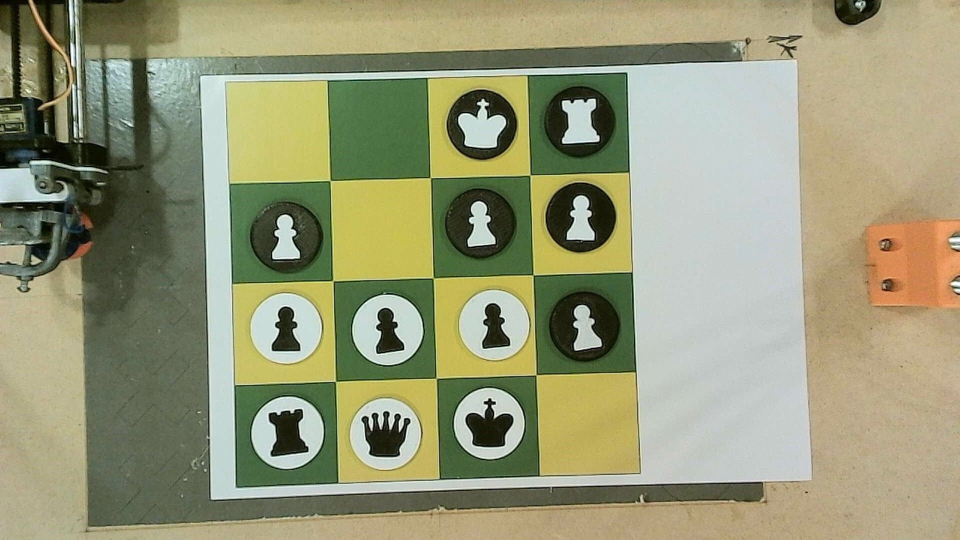
#> input picture core/cv/assets/storage/testing-chessboards/5.jpg, 1920 x 1080 px, found by its file name (shown at 1/2 size)
$ python use_main.py
#> lines starting #> are read from the running program, lines starting #| are printed output that depends on the picture; after the words box and inside, x2 and y2 are one past the last pixel; in counts of white or black regions, pixels touching at a corner belong together
### cv+ia/cv/main.py
"""
Módulo principal do sistema de visão computacional para detecção de peças de xadrez
"""
import cv2
import numpy as np
import argparse
import os
import platform
import json
from cv.modules.board_processing import process_board_image, visualize_board_and_pieces

def show_with_matplotlib(image, title="Detecção de Tabuleiro e Peças"):
    """
    Exibe uma imagem usando matplotlib ao invés do OpenCV.
    Esta função é mais confiável no Linux.
    """
    import matplotlib.pyplot as plt
    from matplotlib.backends.backend_agg import FigureCanvasAgg as FigureCanvas

    # Converter de BGR para RGB (OpenCV usa BGR, matplotlib usa RGB)
    rgb_image = cv2.cvtColor(image, cv2.COLOR_BGR2RGB)

    # Criar figura e mostrar imagem
    plt.figure(figsize=(12, 10))
    plt.imshow(rgb_image)
    plt.title(title)
    plt.axis('off')  # Ocultar eixos
    plt.tight_layout()
    plt.show()

def generate_chess_notation_matrix(squares, rows=4, cols=4):
    """
    Gera uma matriz de notação de peças de xadrez (WP, WR, WQ, WK, BP, BR, BQ, BK)
    a partir das informações dos quadrados detectados.

    Args:
        squares: Lista de informações dos quadrados
        rows: Número de linhas do tabuleiro
        cols: Número de colunas do tabuleiro

    Returns:
        matriz: Matriz com notação das peças
        matriz_json: Representação JSON da matriz
    """
    # Inicializar matriz com espaços vazios
    matriz = [['' for _ in range(cols)] for _ in range(rows)]

    # Mapear cada quadrado para sua posição na matriz
    for square in squares:
        row, col = square['position']

        if square['contains_piece']:
            piece_color = square['piece_color']
            piece_type = "P"  # Default para peão (Pawn)

            # Verificar se temos informação do tipo da peça
            if 'piece_info' in square and 'type' in square['piece_info']:
                piece_type_val = square['piece_info']['type']
                if piece_type_val == 'pawn':
                    piece_type = "P"
                elif piece_type_val == 'rook':
                    piece_type = "R"
                elif piece_type_val == 'queen':
                    piece_type = "Q"
                elif piece_type_val == 'king':
                    piece_type = "K"

            # Prefixar com W para branco ou B para preto
            if piece_color == 'white':
                notation = f"{piece_type}"
            elif piece_color == 'black':
                notation = f"{piece_type.lower()}"
            else:
                notation = "??"  # Peça com cor indeterminada

            matriz[row][col] = notation
        else:
            # Quadrado vazio
            matriz[row][col] = "."

    # Criar representação JSON das posições
    matriz_json = []
    for r in range(rows):
        row_data = []
        for c in range(cols):
            square_data = {
                "position": f"{chr(65+c)}{rows-r}",  # A1, B2, etc.
                "piece": matriz[r][c] if matriz[r][c] != ".." else None
            }
            row_data.append(square_data)
        matriz_json.append(row_data)

    return matriz, matriz_json

# [28 lines left out: function print_chess_matrix, not called in this run]

def detect_chess_position(image_path, visualize=False, save_all=False, save_matrix=False, output_dir="output"):
    """
    Detecta a posição das peças no tabuleiro de xadrez a partir de uma imagem.

    Args:
        image_path (str): Caminho para a imagem do tabuleiro
        visualize (bool): Se True, exibe a visualização do tabuleiro
        save_all (bool): Se True, salva todas as imagens intermediárias
        save_matrix (bool): Se True, salva a matriz de peças em JSON
        output_dir (str): Diretório para salvar os resultados

    Returns:
        dict: Dicionário contendo a matriz de peças, JSON correspondente e resultado da detecção
    """
#> called with image_path = 'assets/storage/testing-chessboards/5.jpg', visualize = True, save_all = False, save_matrix = False, output_dir = 'output'
    # Verificar se o arquivo existe
    if not os.path.exists(image_path):
        print(f"❌ Arquivo não encontrado: {image_path}")
        return None

    frame = cv2.imread(image_path)
#> frame is the input picture: shape (1080, 1920, 3); mean B, G, R 119.6, 152.2, 151.2

    if frame is None:
        print(f"❌ Não foi possível carregar a imagem: {image_path}")
        return None

    # Criar diretório de saída se não existir
    if (save_all or save_matrix) and not os.path.exists(output_dir):
        os.makedirs(output_dir)

    # Processar a imagem
    warped_board, squares, corners = process_board_image(frame)

    if warped_board is None:
        print("❌ Falha ao detectar o tabuleiro. Verifique a imagem e tente novamente.")
        return None

    # Gerar matriz de notação de xadrez
    matriz, matriz_json = generate_chess_notation_matrix(squares)

    # Salvar matriz em formato JSON se solicitado
    if save_matrix:
        base_filename = os.path.basename(image_path).split('.')[0]
        json_path = f"{output_dir}/{base_filename}_chess_matrix.json"

        with open(json_path, 'w') as json_file:
            json.dump(matriz_json, json_file, indent=2)

    # Preparar resultado para retorno
    result = {
        "matriz": matriz,
        "matriz_json": matriz_json,
        "total_squares": len(squares),
        "pieces_count": sum(1 for s in squares if s['contains_piece']),
        "white_pieces": sum(1 for s in squares if s['piece_color'] == 'white'),
        "black_pieces": sum(1 for s in squares if s['piece_color'] == 'black'),
    }

    # Visualização opcional
    if visualize:
        # Criar visualização do tabuleiro e peças
        board_visualization = visualize_board_and_pieces(frame, warped_board, squares, corners)

        # Redimensionar para exibição
        scale_percent = 40  # Porcentagem do tamanho original
        width = int(board_visualization.shape[1] * scale_percent / 100)
        height = int(board_visualization.shape[0] * scale_percent / 100)

        board_viz_resized = cv2.resize(board_visualization, (width, height))

        # Salvar imagens se solicitado
        if save_all:
            base_filename = os.path.basename(image_path).split('.')[0]
            output_path = f"{output_dir}/{base_filename}_board_detection.jpg"
            cv2.imwrite(output_path, board_visualization)
            result["detection_image_path"] = output_path

        # Detectar automaticamente Linux ou usar opção explícita
        is_linux = platform.system() == 'Linux'
        use_matplotlib = is_linux

        if use_matplotlib:
            try:
                show_with_matplotlib(board_viz_resized)
            except ImportError:
                # Fallback para OpenCV
                use_matplotlib = False

        if not use_matplotlib:
            # Exibir com OpenCV
            cv2.imshow("Detecção de Tabuleiro e Peças", board_viz_resized)
            cv2.waitKey(0)
            cv2.destroyAllWindows()

    return result

# [53 lines left out: function main, not called in this run]

# [2 lines that do not run on import are left out]

### cv+ia/cv/modules/board_processing.py
"""
Módulo para detecção de padrões do tabuleiro de xadrez 4x4
"""
import cv2
import numpy as np
import os
from .piece_detection import piece_detection
from .piece_recognition_sift import identify_piece_sift

# Variável global para armazenar a imagem de referência do tabuleiro vazio
empty_board_reference = None
empty_board_squares = None

def detect_board_corners(img):
    """
    Detecta os quatro cantos do tabuleiro 4x4 verde-amarelo.

    Args:
        img: Imagem original

    Returns:
        corners: Array numpy com as coordenadas dos 4 cantos do tabuleiro
        mask: Máscara binária do tabuleiro
    """
    # Converter para HSV para detecção de cor
    hsv = cv2.cvtColor(img, cv2.COLOR_BGR2HSV)
#> hsv: shape (1080, 1920, 3); mean H, S, V 42.4, 72.6, 158.3

    # Definir intervalos para cores verde e amarelo
    yellow_lower = np.array([15, 70, 70])
    yellow_upper = np.array([45, 255, 255])

    green_lower = np.array([40, 40, 40])
    green_upper = np.array([90, 255, 255])

    # Criar máscaras para cores
    yellow_mask = cv2.inRange(hsv, yellow_lower, yellow_upper)
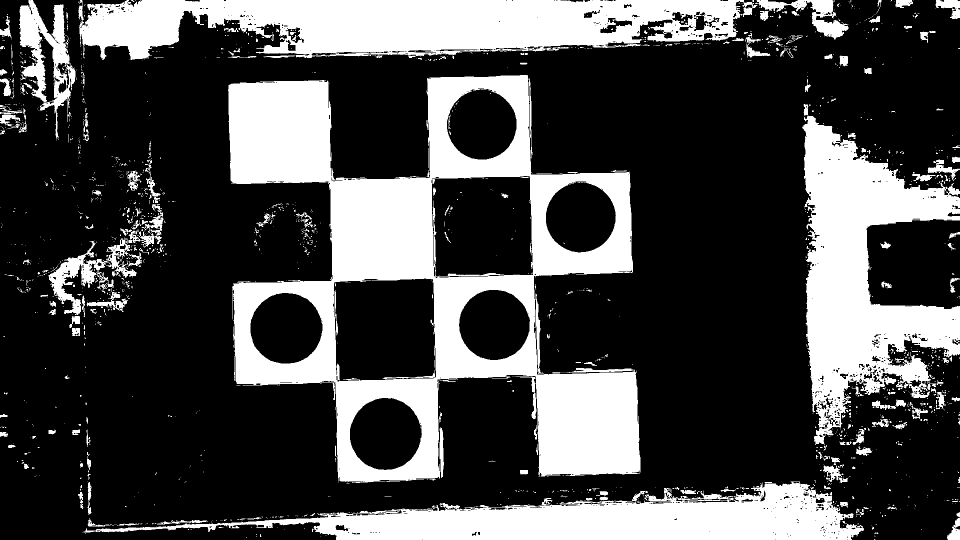
#> yellow_mask: shape (1080, 1920) (shown at 1/2 size); 29.1% white; 1854 white regions (1597 under 20 px), largest, box (x1, y1, x2, y2) and area: (456, 150, 1281, 966) 251532, (157, 0, 1515, 120) 110978, (1604, 231, 1920, 890) 100645
    green_mask = cv2.inRange(hsv, green_lower, green_upper)
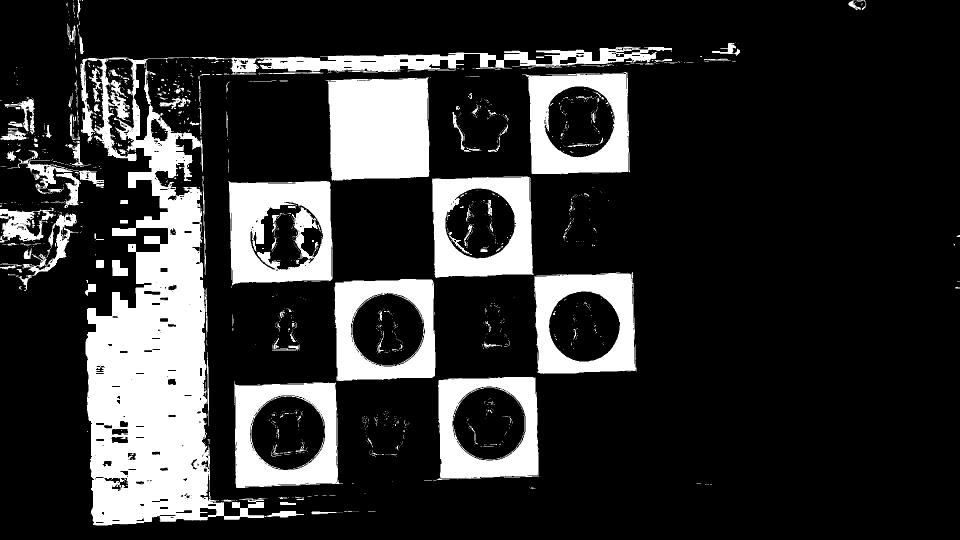
#> green_mask: shape (1080, 1920) (shown at 1/2 size); 19.3% white; 1464 white regions (1283 under 20 px), largest, box (x1, y1, x2, y2) and area: (161, 115, 528, 1051) 142675, (651, 155, 859, 361) 39191, (457, 362, 665, 571) 29235

    # Combinar máscaras
    combined_mask = cv2.bitwise_or(yellow_mask, green_mask)
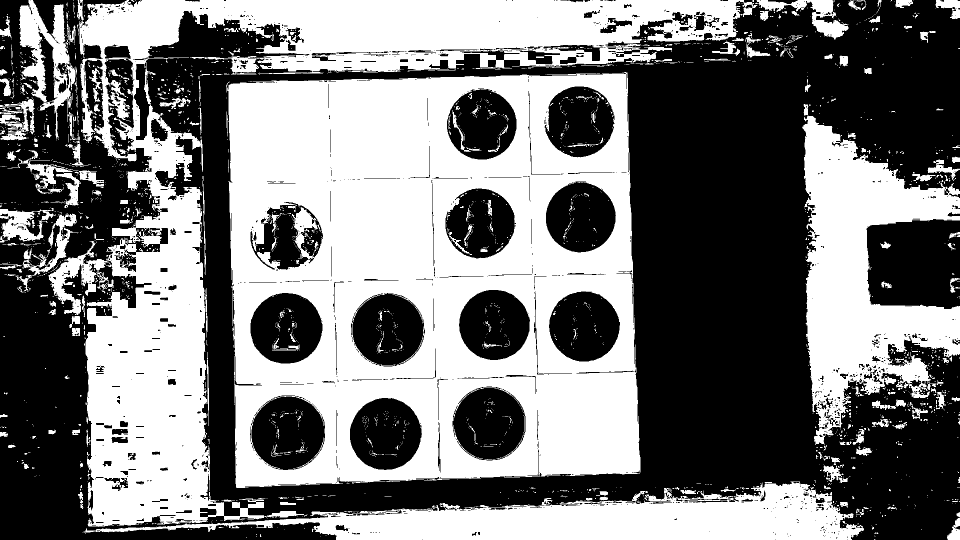
#> combined_mask: shape (1080, 1920) (shown at 1/2 size); 47.7% white; 2672 white regions (2367 under 20 px), largest, box (x1, y1, x2, y2) and area: (452, 144, 1281, 976) 455087, (96, 0, 1515, 1054) 283776, (1604, 231, 1920, 890) 100645

    # Aplicar operações morfológicas para melhorar a máscara
    kernel = np.ones((5, 5), np.uint8)
    combined_mask = cv2.morphologyEx(combined_mask, cv2.MORPH_CLOSE, kernel)
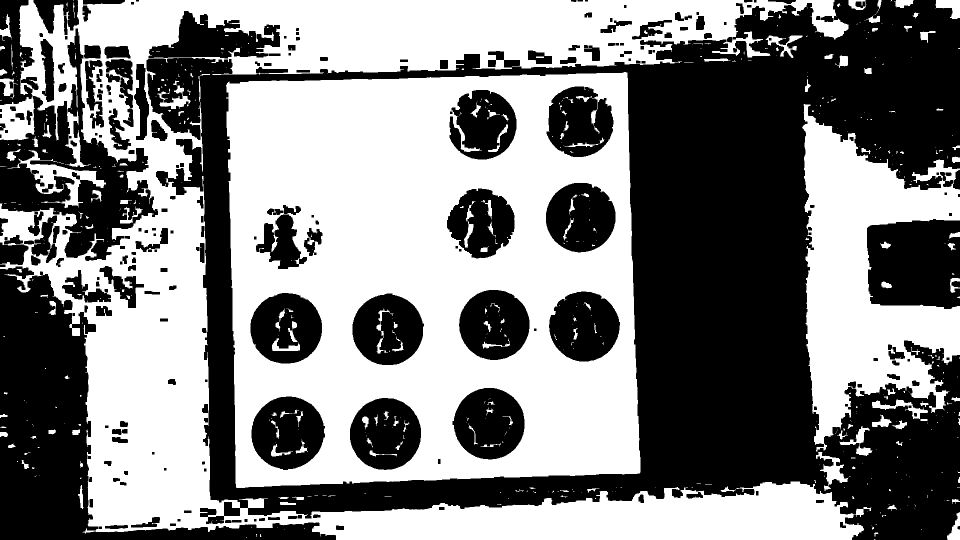
#> combined_mask: shape (1080, 1920) (shown at 1/2 size); 50.9% white; 254 black regions (2 under 20 px), largest, box (x1, y1, x2, y2) and area: (293, 0, 1920, 1080) 613234, (0, 533, 672, 1080) 98369, (0, 57, 316, 522) 47904
    combined_mask = cv2.morphologyEx(combined_mask, cv2.MORPH_OPEN, kernel)
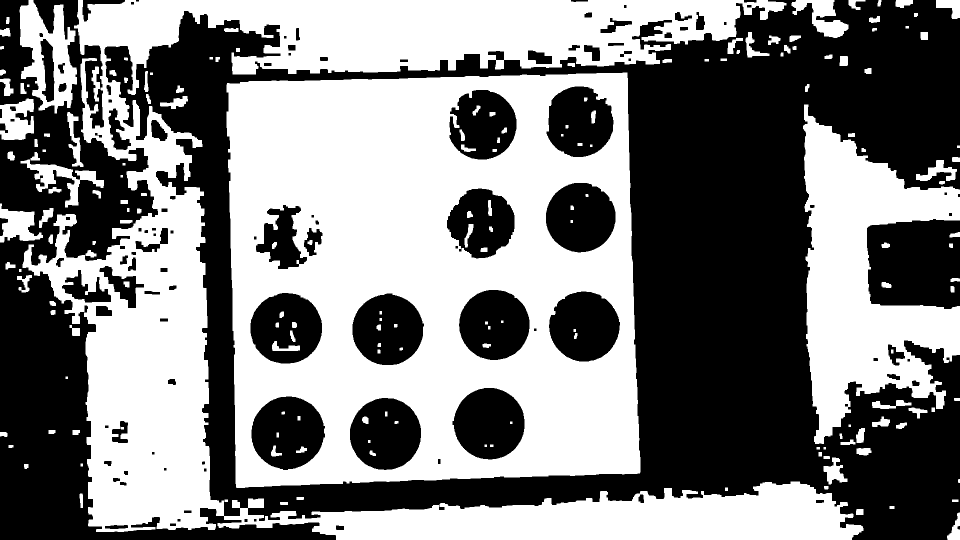
#> combined_mask: shape (1080, 1920) (shown at 1/2 size); 49.8% white; 181 white regions

    # Encontrar contornos
    contours, _ = cv2.findContours(combined_mask, cv2.RETR_EXTERNAL, cv2.CHAIN_APPROX_SIMPLE)
#> contours = 124 contours, 5 with area under 20; largest, box (x1, y1, x2, y2) and area: (453, 145, 1281, 976) 645097, (45, 0, 1727, 1080) 409912, (1606, 209, 1920, 888) 107694, (39, 0, 154, 227) 15632, (41, 319, 208, 415) 4085

    # Filtrar para encontrar o contorno do tabuleiro (maior área)
    if not contours:
        return None, combined_mask

    # Ordenar contornos por área (decrescente)
    contours = sorted(contours, key=cv2.contourArea, reverse=True)
    board_contour = contours[0]
#> board_contour = contour of 313 points, box (x1, y1, x2, y2) (453, 145, 1281, 976), area 645097
#> (the rest of the program and of its run is left out)
